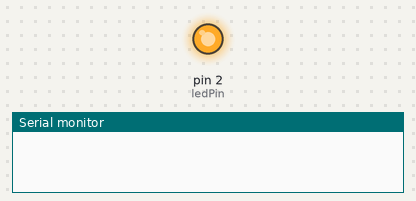
This sketch was run on a simulated Arduino Uno, built with avr-gcc and run on an emulated ATmega328P. Parts: output pins drawn as LEDs (lit = HIGH), the last lines printed to the serial monitor.

Above: at 0.1 s.
At 1.6 s:
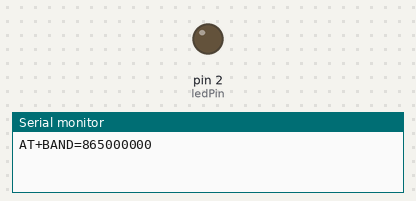
Timing chart, 0 to 3.1 s (numbered marks = the images above):
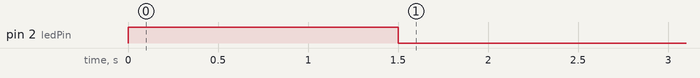

The sketch:

LoRa.ino
```cpp
String lora_band = "865000000";
String lora_networkid = "5";
String lora_address = "2";
String lora_RX_address = "1";

String incomingString;

const int ledPin = 2;

void setup()
{

  pinMode(ledPin, OUTPUT);
  digitalWrite(ledPin, HIGH);

  delay(1500);
  digitalWrite(ledPin, LOW);

  Serial.begin(115200);
  Serial.println("AT+BAND=" + lora_band);
  delay(500);
  Serial.println("AT+NETWORKID=" + lora_networkid);
  delay(500);
  Serial.println("AT+ADDRESS=" + lora_address);
  delay(1000);
}

void loop()
{
  if(Serial.available())
  {
    incomingString = Serial.readString();

    if(incomingString.indexOf("ON") >0)
    {
      digitalWrite(ledPin, HIGH);
      delay(1000);
    }

    if(incomingString.indexOf("OF") >0)
    {
      digitalWrite(ledPin, LOW);
    }
  }
}
```
